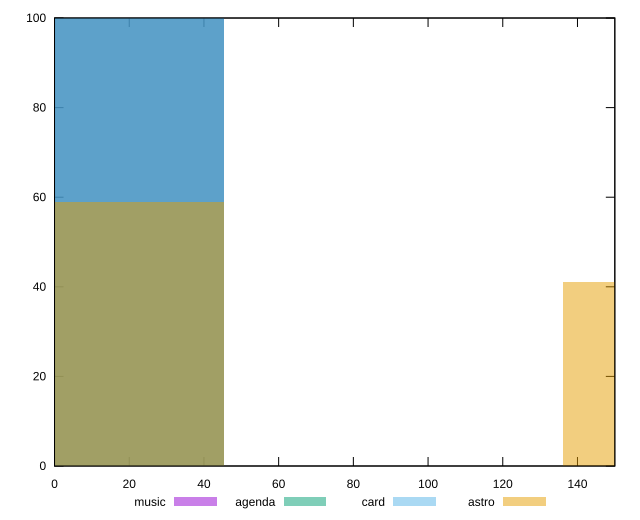

Generate this figure with gnuplot:
reset

$music <<EOF
0 100
EOF

$agenda <<EOF
0 100
EOF

$card <<EOF
0 100
EOF

$astro <<EOF
0 59
181.47288911571647 41
EOF

set key outside below
set boxwidth 90.73644455785823
set xrange [0:150]
set yrange [0:100]
set trange [0:100]
set style fill transparent solid 0.5 noborder
set terminal svg size 640, 520 enhanced background rgb 'white'
set output "reports/report_00032_2021-02-25T10-28-15.087Z/legacy-javascript/comparison/histogram/all_raw.svg"

plot $music title "music" with boxes, \
     $agenda title "agenda" with boxes, \
     $card title "card" with boxes, \
     $astro title "astro" with boxes

reset
